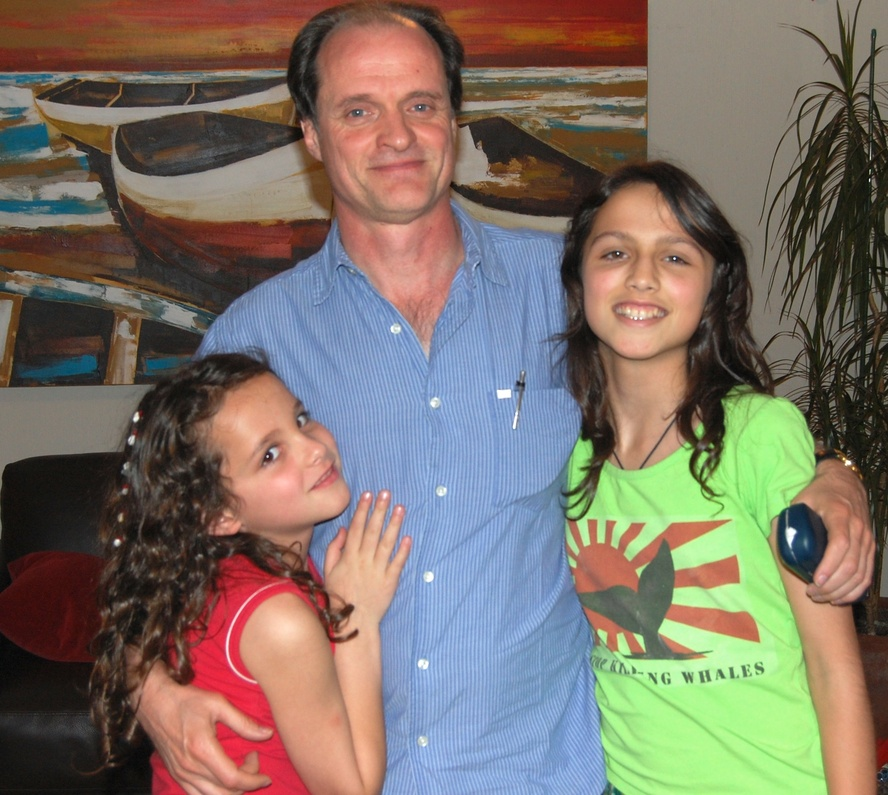
%> input picture clases/Cap04_Sistemas_Lineales/matlab/CamisaRayas.jpg, 888 x 795 px, shrunk from 2105 x 1884 before the run
$ octave IMG04_AliasingBarbara.m   (GNU Octave 9; MATLAB toolbox functions it lacks are replaced by stand-ins)
%> lines starting %> are read from the running program, lines starting %| are printed output that depends on the picture
close all
data = input('Seleccione imagen (Barbara = 1, Raul = 2): ');
%> the answer given: 'barbara.tiff'
if data==1
   I = double(imread('barbara.tiff'));
   m = 3;
else
   I = double(rgb2gray(imread('CamisaRayas.jpg')));
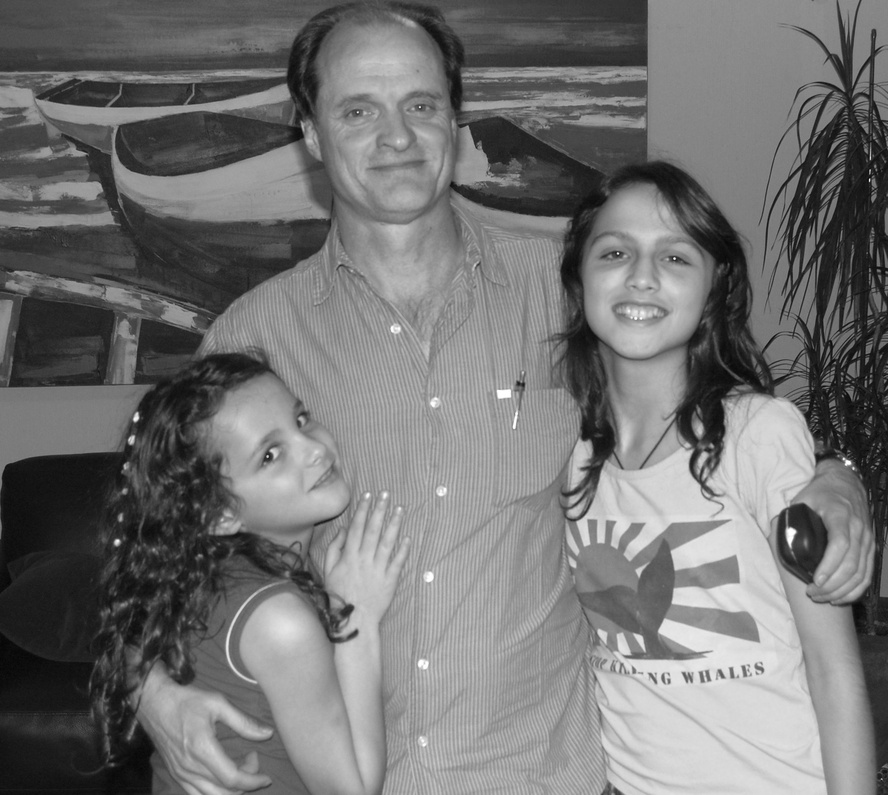
%> I: size 795x888 double; min 5, max 255, mean 115.6
   m = 7;
end
Io = conv2(I,ones(m,m)/m/m,'same');
[N,M] = size(I);
%> N = 795; M = 888
figure(1)
imshow(I,[])
title('imagen original');
disp('aproveche para cambiar tamano de la ventana con el mouse... por que sucede?');
n = input('subsampling rate = (e.g. 2) ? ');
%> the answer given: 3
figure(2)
J = I(1:n:N,1:n:M);
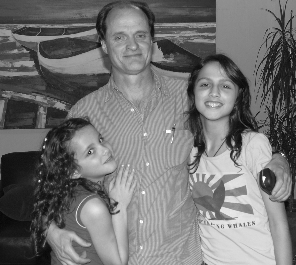
%> J: size 265x296 double; min 6, max 255, mean 115.6
Jo = Io(1:n:N,1:n:M);
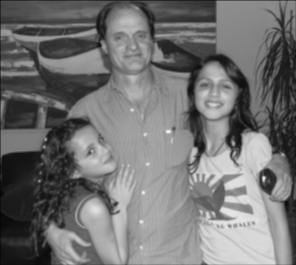
%> Jo: size 265x296 double; min 5.02, max 253, mean 115.2
imshow(J,[])
title('subsampled image');
axis on
figure(3)
imshow(Jo,[])
title('subsampled filtered image');
axis on

$ run again, with clases/Cap04_Sistemas_Lineales/matlab/guanaco.png saved as clases/Cap04_Sistemas_Lineales/matlab/CamisaRayas.jpg
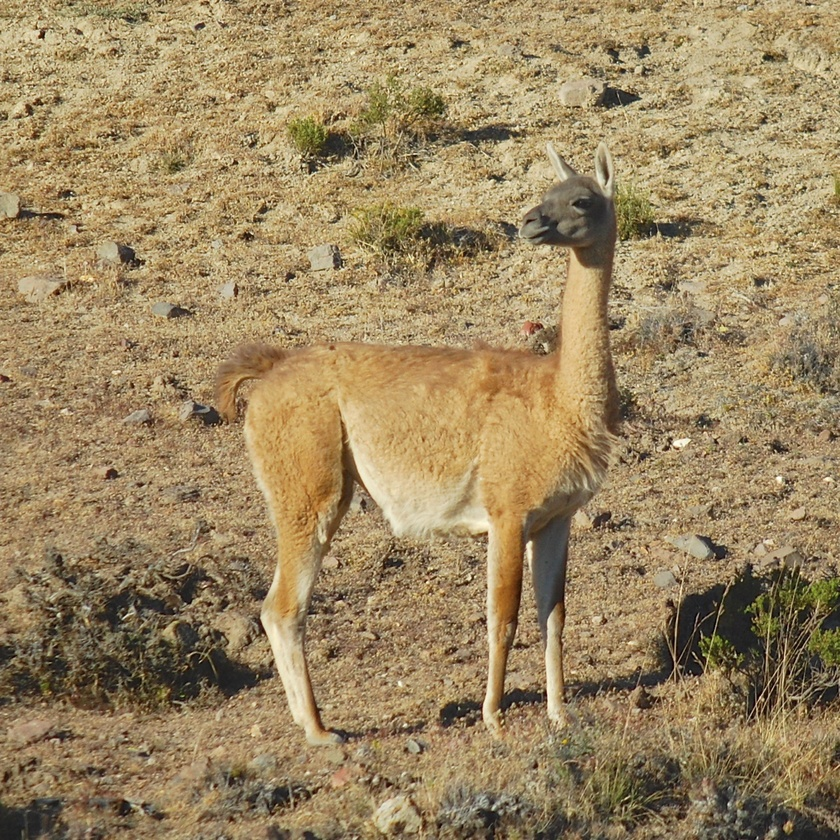
%> input picture clases/Cap04_Sistemas_Lineales/matlab/guanaco.png, 840 x 840 px, shrunk from 1120 x 1120 before the run
%> `Io = conv2(I,ones(m,m)/m/m,'same');`:
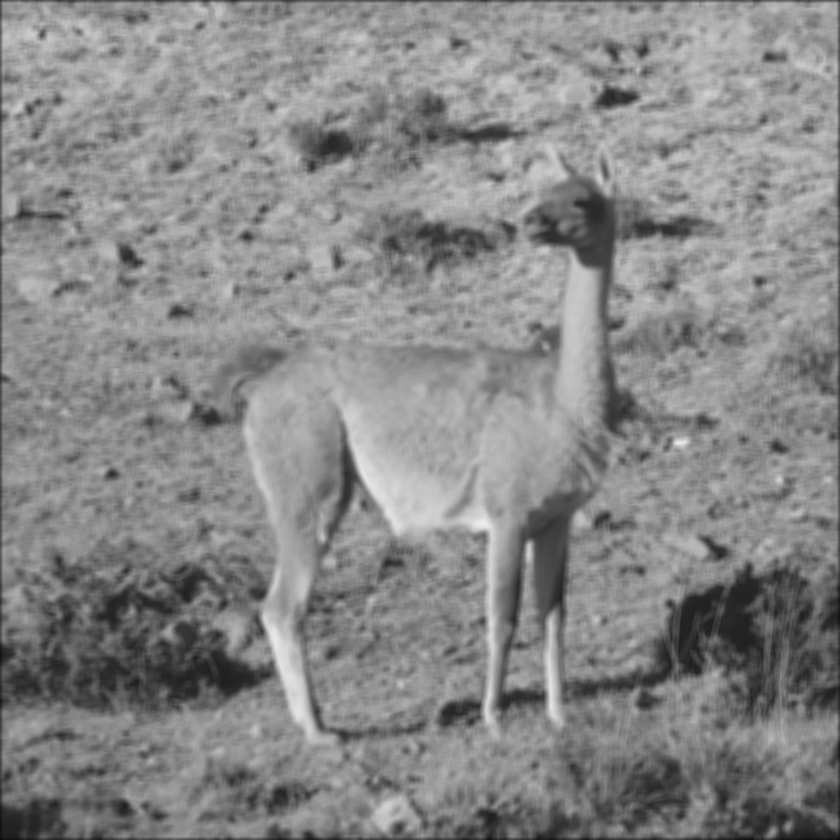
%> Io: size 840x840 double; min 11.08, max 239.3, mean 135.9
%> `J = I(1:n:N,1:n:M);`:
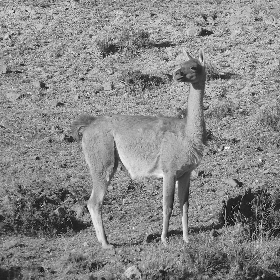
%> J: size 280x280 double; min 1, max 251, mean 136.6

$ run again, with clases/Cap04_Sistemas_Lineales/matlab/montes.png saved as clases/Cap04_Sistemas_Lineales/matlab/CamisaRayas.jpg
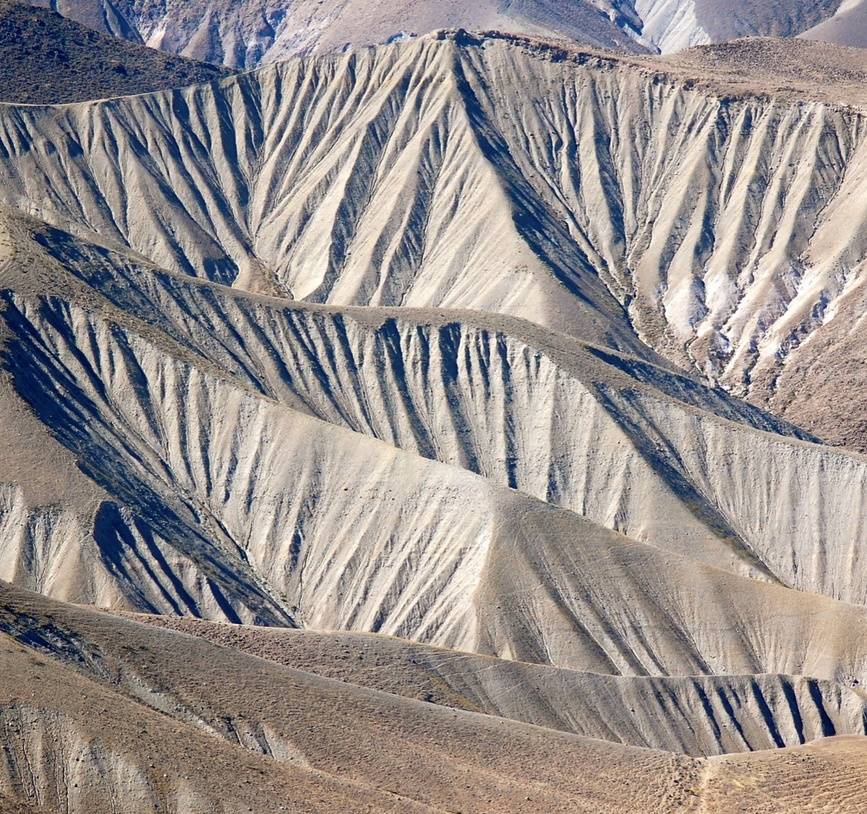
%> input picture clases/Cap04_Sistemas_Lineales/matlab/montes.png, 867 x 814 px, shrunk from 1190 x 1118 before the run
%> `J = I(1:n:N,1:n:M);`:
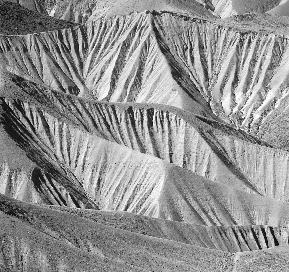
%> J: size 272x289 double; min 2, max 255, mean 144.9
%> `Jo = Io(1:n:N,1:n:M);`:
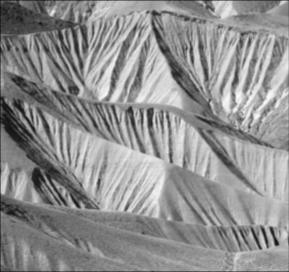
%> Jo: size 272x289 double; min 15.86, max 252.2, mean 144.1

$ run again, with clases/Cap04_Sistemas_Lineales/matlab/parinacota.png saved as clases/Cap04_Sistemas_Lineales/matlab/CamisaRayas.jpg
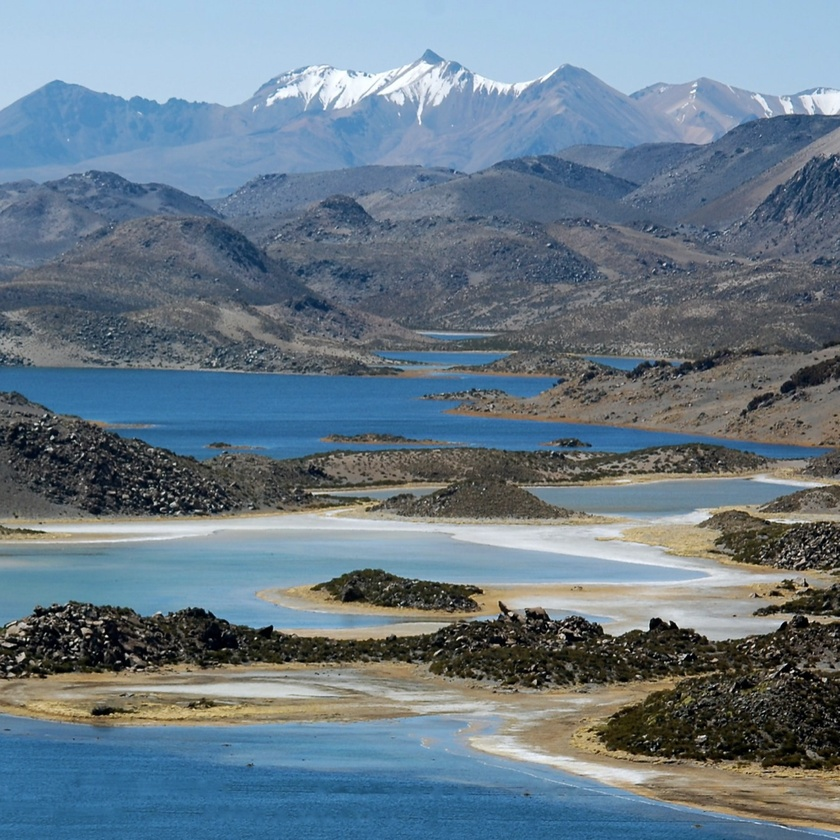
%> input picture clases/Cap04_Sistemas_Lineales/matlab/parinacota.png, 840 x 840 px, shrunk from 1120 x 1120 before the run
%> `Io = conv2(I,ones(m,m)/m/m,'same');`:
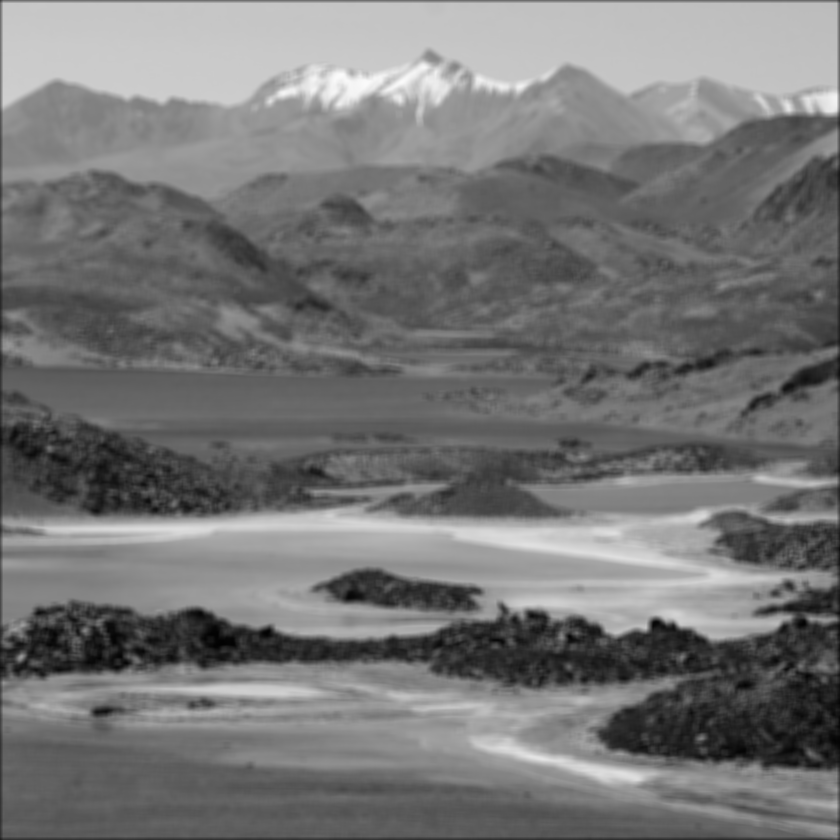
%> Io: size 840x840 double; min 2.16, max 251.3, mean 118.2
%> `J = I(1:n:N,1:n:M);`:
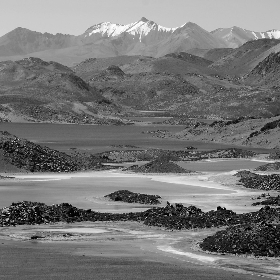
%> J: size 280x280 double; min 0, max 254, mean 118.9
